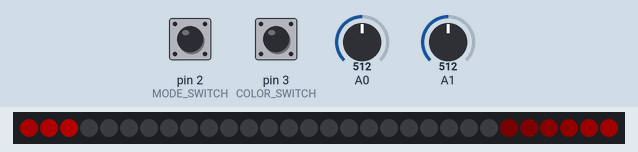
The program below on a simulated Arduino Uno, built with avr-gcc and run on an emulated ATmega328P. Shown: 30 RGB LEDs in strip order, left to right. Inputs (shaded band) come from the test bench; at power-on: pin 2 (MODE_SWITCH) HIGH, A1 = 512, pin 3 (COLOR_SWITCH) HIGH, A0 = 512. Dim RGB values are drawn brighter than linear; what the program prints to the serial monitor is not drawn.

Above: at 1.2 s.
1.3 s: pin 2 (MODE_SWITCH) pulled LOW for 3.2 s
At 5.0 s:
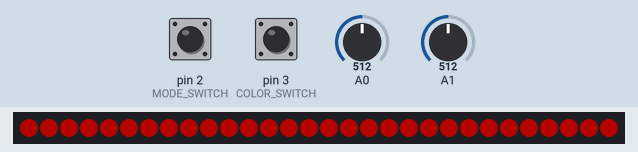
6.0 s: A1 set to 0
9.0 s: pin 3 (COLOR_SWITCH) pulled LOW for 0.15 s
At 9.08 s:
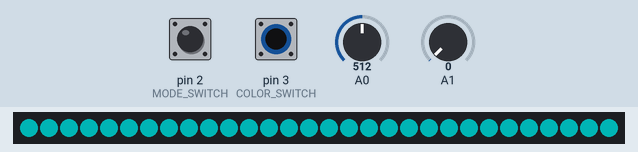

Measured:
- after the input at 9.0 s, the LEDs: change at once (image 2)

The program:

main.cpp
```cpp
#include <Arduino.h>
#include <FastLED.h>

#define LED_PIN     5
#define NUM_LEDS    30
#define BRIGHTNESS  64
#define LED_TYPE    WS2811
#define COLOR_ORDER GRB
CRGB leds[NUM_LEDS];

#define UPDATE_DELAY_MIN 10
#define UPDATE_DELAY_MAX 1000

#define COLOR_INC_DELAY 100
#define COLOR_INC_MIN 0.001
#define COLOR_INC_MAX 0.05

#define INPUT_DEBOUNCE 500
#define COLOR_POT A0
#define SPEED_POT A1
#define MODE_SWITCH 2
#define COLOR_SWITCH 3
#define POT_MAX 1023
#define TRAIL_LENGTH 10

enum Mode {
  ChaseUp = 0,
  ChaseDown = 1,
  Bounce = 2,
  Solid = 3
};
#define MODES 4

unsigned long lastUpdate = 0;
unsigned long lastButtonDown = 0;
unsigned long lastColorInc = 0;
int currentLight = 0;
enum Mode currentMode = ChaseUp;
int delta = 1;
float colorTick = 0;

void setup() {
  Serial.begin(9600);
  pinMode(MODE_SWITCH, INPUT_PULLUP);
  pinMode(COLOR_SWITCH, INPUT_PULLUP);
  FastLED.addLeds<LED_TYPE, LED_PIN, COLOR_ORDER>(leds, NUM_LEDS).setCorrection( TypicalLEDStrip );
  FastLED.setBrightness(  BRIGHTNESS );
  Serial.println("Ready");
}

// Helper function to convert hue to RGB
float hue_to_rgb(float p, float q, float t) {
    if (t < 0.0f) t += 1.0f;
    if (t > 1.0f) t -= 1.0f;
    if (t < 1.0f / 6.0f) return p + (q - p) * 6.0f * t;
    if (t < 1.0f / 2.0f) return q;
    if (t < 2.0f / 3.0f) return p + (q - p) * (2.0f / 3.0f - t) * 6.0f;
    return p;
}

// Function to convert HSL to RGB
void hsl_to_rgb(float h, float s, float l, uint8_t *r, uint8_t *g, uint8_t *b) {
    float q, p;

    if (s == 0.0f) {
        // Achromatic (grey)
        *r = *g = *b = (uint8_t)(l * 255.0f);
    } else {
        if (l < 0.5f) {
            q = l * (1.0f + s);
        } else {
            q = l + s - l * s;
        }
        p = 2.0f * l - q;

        float red = hue_to_rgb(p, q, h + 1.0f / 3.0f);
        float green = hue_to_rgb(p, q, h);
        float blue = hue_to_rgb(p, q, h - 1.0f / 3.0f);

        // Convert from float [0, 1] to uint8_t [0, 255]
        *r = (uint8_t)(red * 255.0f);
        *g = (uint8_t)(green * 255.0f);
        *b = (uint8_t)(blue * 255.0f);
    }
}

float input_to_float(int pin, float min, float max) {
  int reading = analogRead(pin);
  float pcnt = (float)reading / POT_MAX;
  return (pcnt * (max - min)) + min;
}

void update_led(int index, CRGB color) {
  int realIndex = index;
  if (index < 0) {
    realIndex = NUM_LEDS + index;
  } else if (index >= NUM_LEDS) {
    realIndex = index - NUM_LEDS;
  }
  leds[realIndex] = color;
}

void loop() {
  float colorValue;

  if (digitalRead(COLOR_SWITCH) == LOW) {
    colorValue = input_to_float(COLOR_POT, 0, 1);
  } else if (millis() - lastColorInc > COLOR_INC_DELAY) {
    lastColorInc = millis();
    colorTick += (1 - input_to_float(COLOR_POT, 0, 1)) * (COLOR_INC_MAX - COLOR_INC_MIN) + COLOR_INC_MIN;
    colorValue = sin(colorTick)/2 + 0.5;
  }

  if (digitalRead(MODE_SWITCH) == LOW && millis() - lastButtonDown > INPUT_DEBOUNCE) {
    lastButtonDown = millis();
    currentMode = (Mode)((currentMode + 1) % MODES);
  }

  unsigned long delay = (unsigned long)input_to_float(SPEED_POT, UPDATE_DELAY_MIN, UPDATE_DELAY_MAX);
  if (millis() - lastUpdate > delay) {
    lastUpdate = millis();
    CRGB nextColor[TRAIL_LENGTH];
    for (int i = 0; i < TRAIL_LENGTH; i++) {
      float v = square(((float)i / (float)TRAIL_LENGTH)-1);
      hsl_to_rgb(colorValue, 1, v *0.5, &nextColor[i].r, &nextColor[i].g, &nextColor[i].b);
    }
    switch (currentMode)
    {
    case ChaseUp:
      delta = 1;
      break;
    case ChaseDown:
      delta = -1;
      break;
    case Bounce:
      if (currentLight == 0 && delta == -1) {
        delta = 1;
      } else if (currentLight == NUM_LEDS -1 && delta == 1) {
        delta = -1;
      }
      break;
    case Solid:
      delta = 0;
      currentLight = 0;
      for (int i = 0; i < NUM_LEDS; i++) {
        update_led(i, nextColor[0]);
      }
    }
    if (delta != 0) {
      for (int i = 0; i < TRAIL_LENGTH; i++) {
        update_led(currentLight - (i * delta), CRGB::Black);
      }
      currentLight += delta;
      if (currentLight < 0) {
        currentLight = NUM_LEDS - 1;
      } else if (currentLight >= NUM_LEDS) {
        currentLight = 0;
      }
      for (int i = 0; i < TRAIL_LENGTH; i++) {
        update_led(currentLight - (i * delta), nextColor[i]);
      }
    }
    FastLED.show();
  }
}
```
